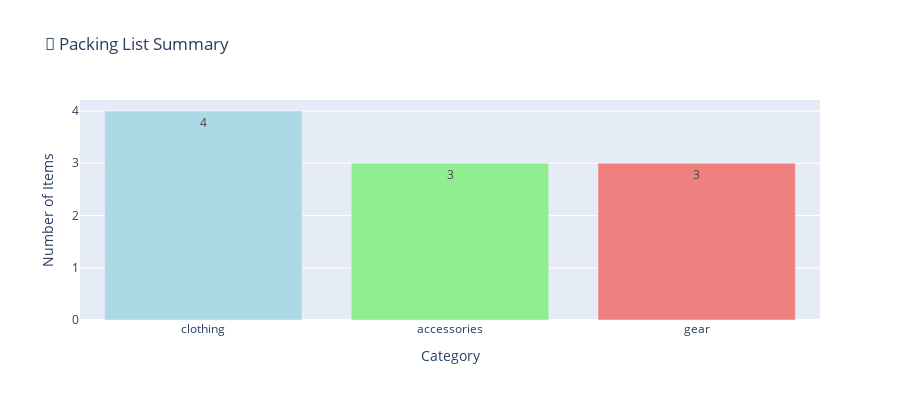

Write notebook code for a chart like this one.
### Markdown cell above
**🎒 4. Travel Companion App**

### Code cell
# 🎒 4. Travel Companion
packing_fig, packing_list = apps.travel_companion_app(daily_forecast)
print("🎒 Packing List:")
for category, items in packing_list.items():
    print(f"{category.upper()}: {', '.join(sorted(items))}")
packing_fig.show()

### Figure 1 — Plotly figure (JSON) as saved in the notebook; plotly's stock layout.template omitted (floating-point values rounded to 4 significant figures)
{"data": [{"marker": {"color": ["lightblue", "lightgreen", "lightcoral"]}, "text": ["4", "3", "3"], "textposition": "auto", "type": "bar", "x": ["clothing", "accessories", "gear"], "y": [4, 3, 3]}], "layout": {"height": 400, "title": {"text": "🎒 Packing List Summary"}, "xaxis": {"title": {"text": "Category"}}, "yaxis": {"title": {"text": "Number of Items"}}}}
